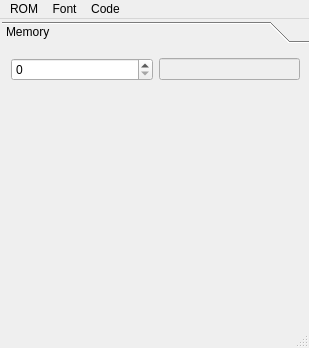
<?xml version="1.0" encoding="UTF-8"?>
<ui version="4.0">
 <class>MainWindow</class>
 <widget class="QMainWindow" name="MainWindow">
  <property name="geometry">
   <rect>
    <x>0</x>
    <y>0</y>
    <width>309</width>
    <height>348</height>
   </rect>
  </property>
  <property name="sizePolicy">
   <sizepolicy hsizetype="Minimum" vsizetype="Minimum">
    <horstretch>0</horstretch>
    <verstretch>0</verstretch>
   </sizepolicy>
  </property>
  <property name="windowTitle">
   <string>Commodore 64 emulator</string>
  </property>
  <widget class="QWidget" name="centralwidget">
   <layout class="QHBoxLayout" name="horizontalLayout">
    <property name="spacing">
     <number>2</number>
    </property>
    <property name="leftMargin">
     <number>0</number>
    </property>
    <property name="topMargin">
     <number>2</number>
    </property>
    <property name="rightMargin">
     <number>0</number>
    </property>
    <property name="bottomMargin">
     <number>2</number>
    </property>
    <item>
     <widget class="QWidget" name="containerWidget" native="true">
      <zorder>toolBox</zorder>
     </widget>
    </item>
    <item>
     <widget class="QToolBox" name="toolBox">
      <property name="sizePolicy">
       <sizepolicy hsizetype="Expanding" vsizetype="Preferred">
        <horstretch>0</horstretch>
        <verstretch>0</verstretch>
       </sizepolicy>
      </property>
      <property name="minimumSize">
       <size>
        <width>200</width>
        <height>0</height>
       </size>
      </property>
      <property name="currentIndex">
       <number>0</number>
      </property>
      <widget class="QWidget" name="page">
       <property name="geometry">
        <rect>
         <x>0</x>
         <y>0</y>
         <width>297</width>
         <height>276</height>
        </rect>
       </property>
       <attribute name="label">
        <string>Memory</string>
       </attribute>
       <layout class="QVBoxLayout" name="verticalLayout_2">
        <item>
         <layout class="QHBoxLayout" name="horizontalLayout_2">
          <item>
           <widget class="QSpinBox" name="hexBox">
            <property name="sizePolicy">
             <sizepolicy hsizetype="MinimumExpanding" vsizetype="Fixed">
              <horstretch>0</horstretch>
              <verstretch>0</verstretch>
             </sizepolicy>
            </property>
            <property name="maximum">
             <number>65535</number>
            </property>
            <property name="displayIntegerBase">
             <number>16</number>
            </property>
           </widget>
          </item>
          <item>
           <widget class="QLineEdit" name="hexValue">
            <property name="enabled">
             <bool>false</bool>
            </property>
            <property name="inputMask">
             <string/>
            </property>
            <property name="maxLength">
             <number>4</number>
            </property>
            <property name="alignment">
             <set>Qt::AlignRight|Qt::AlignTrailing|Qt::AlignVCenter</set>
            </property>
            <property name="clearButtonEnabled">
             <bool>false</bool>
            </property>
           </widget>
          </item>
         </layout>
        </item>
        <item>
         <spacer name="verticalSpacer">
          <property name="orientation">
           <enum>Qt::Vertical</enum>
          </property>
          <property name="sizeHint" stdset="0">
           <size>
            <width>20</width>
            <height>40</height>
           </size>
          </property>
         </spacer>
        </item>
       </layout>
      </widget>
     </widget>
    </item>
   </layout>
  </widget>
  <widget class="QMenuBar" name="menubar">
   <property name="geometry">
    <rect>
     <x>0</x>
     <y>0</y>
     <width>309</width>
     <height>21</height>
    </rect>
   </property>
   <widget class="QMenu" name="menuROM">
    <property name="title">
     <string>ROM</string>
    </property>
    <widget class="QMenu" name="menuLoad">
     <property name="title">
      <string>Recent</string>
     </property>
    </widget>
    <addaction name="actionLoad_2"/>
    <addaction name="actionStart"/>
    <addaction name="menuLoad"/>
   </widget>
   <widget class="QMenu" name="menuFont">
    <property name="title">
     <string>Font</string>
    </property>
    <addaction name="actionChange"/>
   </widget>
   <widget class="QMenu" name="menuCode">
    <property name="title">
     <string>Code</string>
    </property>
    <widget class="QMenu" name="menuRecent_files">
     <property name="title">
      <string>Recent files</string>
     </property>
    </widget>
    <addaction name="actionLoadCode"/>
    <addaction name="menuRecent_files"/>
   </widget>
   <addaction name="menuROM"/>
   <addaction name="menuFont"/>
   <addaction name="menuCode"/>
  </widget>
  <widget class="QStatusBar" name="statusbar"/>
  <action name="actionStart">
   <property name="text">
    <string>Start</string>
   </property>
  </action>
  <action name="actionLoad_2">
   <property name="text">
    <string>Load</string>
   </property>
  </action>
  <action name="actionChange">
   <property name="text">
    <string>Change...</string>
   </property>
  </action>
  <action name="actionLoadCode">
   <property name="text">
    <string>Load</string>
   </property>
  </action>
 </widget>
 <resources/>
 <connections/>
</ui>
